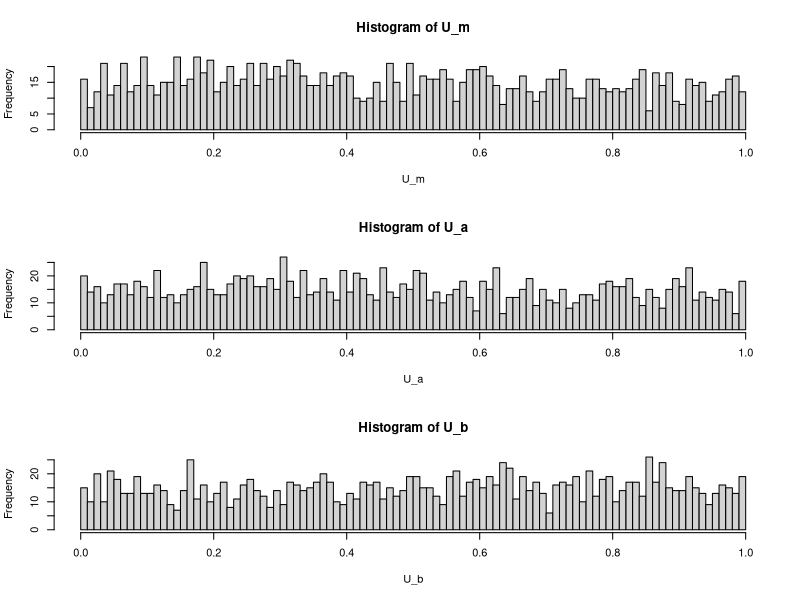
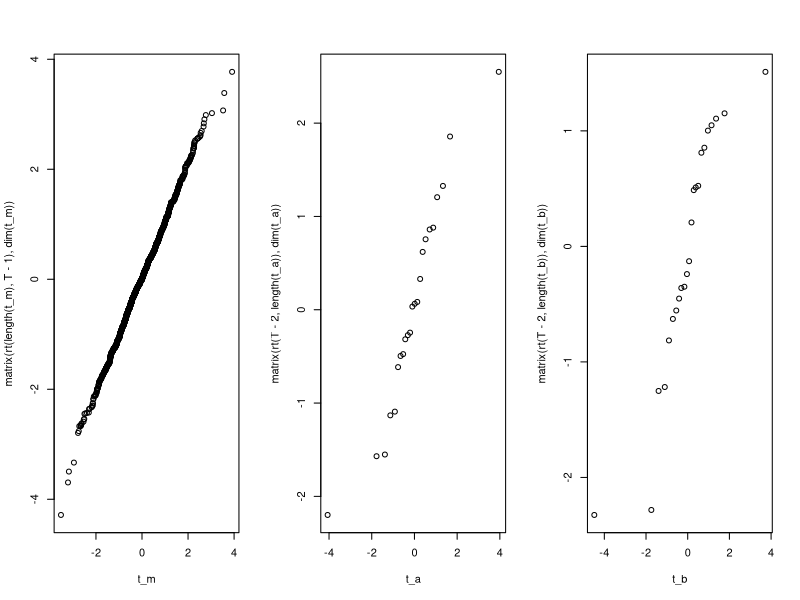

Recreate these plots in R, in order.
library( mvtnorm );

#' Simulate invariants for the regression model, as described in  A. Meucci, 
#' "Risk and Asset Allocation", Springer, 2005, Chapter 4.
#'
#'  @param   mu_x    : [scalar] 
#'  @param   sig_x   : [scalar] std for x
#'  @param   nu_f    : [scalar] dof for x
#'  @param   sig_f   : [scalar] std for x
#'  @param   nu_w    : [scalar] dof for w
#'  @param   Sigma_w : [matrix] ( 2 x 2 )  covariance matrix 
#'  @param   nu_w    : [scalar] dof for w
#'  
#'  @return  X       : [vector] ( J x 1 ) 
#'  @return  F       : [vector] ( J x 1 ) 
#'
#' @references
#' \url{http://symmys.com/node/170}
#' See Meucci's script for "GenerateInvariants.m"
#'
#' @author Xavier Valls \email{flamejat@@gmail.com}

GenerateInvariants = function( mu_x, sig_x, nu_f, sig_f, nu_w, Sigma_w, J ) 
{
    diag_W = 0;

    for( s in 1 : nu_w ) 
    {
        Z = rmvnorm( J, rbind( 0, 0 ), Sigma_w );
        diag_W = diag_W + Z * Z;
    }

    a_w = nu_w / 2;
    b_w = 2 * diag( Sigma_w );
    a_f = nu_f / 2;
    b_f = 2 * sig_f ^ 2;
    U_x = pgamma( diag_W[ , 1 ], a_w, b_w[ 1 ] );
    X   = qlnorm( U_x, mu_x, sig_x );
    U_f = pgamma( diag_W[ , 2 ], shape = a_w, scale = b_w[ 2 ] );
    F   = qgamma( U_f, shape = a_f, scale = b_f );

    return( list( X = matrix(X), F = matrix(F) ) );
}


#' This script simulates statistics for a regression model and compare it theoretical ones, 
#' as described in A. Meucci, "Risk and Asset Allocation", Springer, 2005,  Chapter 4.
#'
#' @references
#' \url{http://symmys.com/node/170}
#' See Meucci's script for "S_TStatApprox.m"
#'

##################################################################################################################
### Inputs
T = 25;
J = 1500;
mu_x  = 0.1 * ( runif(1)  - 0.5 );
sig_x = 0.2 * runif(1);
nu_f  = ceiling( 10 * runif(1) );
sig_f = 0.2 * runif(1);
nu_w  = ceiling( 10 * runif(1) );
dd    = matrix( runif(4), 2, 2 )  - 0.5;
Sigma_w = dd %*% t(dd);

##################################################################################################################
### Compute market features in simulation
GI    = GenerateInvariants( mu_x, sig_x, nu_f, sig_f, nu_w, Sigma_w, J );

Mu    = apply( cbind(GI$X, GI$F), 2, mean );
Sigma = cov( cbind( GI$X, GI$F ) );
mu_X  = Mu[ 1 ];
mu_F  = Mu[ 2 ];
sig_X = sqrt( Sigma[ 1, 1 ] );
sig_F = sqrt( Sigma[ 2, 2 ] );
rho = Sigma[ 1, 2 ]  / sqrt( Sigma[ 1, 1 ]  * Sigma[ 2, 2 ] );

Alpha = mu_X - mu_F * rho * sig_X / sig_F;
Beta  = rho * sig_X / sig_F;
sig   = sig_X * sqrt( 1 - rho^2 );

##################################################################################################################
### Randomize time series and compute statistics as random variables
mu_X_hat   = matrix( 0, 1, J);
sig2_X_hat = matrix( 0, 1, J);
Alpha_hat  = matrix( 0, 1, J);
Beta_hat   = matrix( 0, 1, J);
sig2_a_hat = matrix( 0, 1, J);
sig2_b_hat = matrix( 0, 1, J);
sig2_U_hat = matrix( 0, 1, J);
Sigma_F    = matrix( 0, 2, 2);
for( j in 1 : J )
{
    GI = GenerateInvariants( mu_x, sig_x, nu_f, sig_f, nu_w, Sigma_w, T );
    
    # t-stat for mean
    mu_X_hat[ j ]    = mean( GI$X );
    sig2_X_hat[ j ]  = (dim(GI$X)[1]-1)/dim(GI$X)[1]* var( GI$X);

    # t-stat for regression
    Sigma_XF = cbind( mean( GI$X ),  mean( GI$X * GI$F ) );
    Sigma_F[ 1, 1 ]  = 1;
    Sigma_F[ 1, 2 ]  = mean( GI$F );
    Sigma_F[ 2, 1 ]  = Sigma_F[ 1, 2 ];
    Sigma_F[ 2, 2 ]  = mean( GI$F * GI$F );
    inv_Sigma_F      = solve(Sigma_F);
    sig2_a_hat[ j ]  = inv_Sigma_F[ 1, 1 ];
    sig2_b_hat[ j ]  = inv_Sigma_F[ 2, 2 ];

    AB_hat           = Sigma_XF %*% inv_Sigma_F;
    Alpha_hat[ j ]   = AB_hat[ 1 ];
    Beta_hat[ j ]    = AB_hat[ 2 ];        
    
    X_ = Alpha_hat[ j ] + Beta_hat[ j ] * GI$F;
    U  = GI$X - X_;
    sig2_U_hat[ j ]  = (dim(U)[1]-1)/dim(U)[1] * var( U ); #MOMENT
}

t_m = ( mu_X_hat - mu_X ) / sqrt( sig2_X_hat / ( T - 1 ) );
t_a = ( Alpha_hat - Alpha ) / sqrt( sig2_a_hat * sig2_U_hat / ( T - 2 ) );
t_b = ( Beta_hat - Beta ) / sqrt( sig2_b_hat * sig2_U_hat / ( T - 2 ) );

##################################################################################################################
### Display results
# should be uniform
dev.new();
par( mfrow = c( 3, 1) );

NumBins = round( 10 * log( J ) );

U_m     = pt( t_m, T-1 );
hist( U_m, NumBins );

U_a= pt( t_a, T-2 );
hist( U_a, NumBins );

U_b = pt( t_b, T-2 );
hist( U_b, NumBins );

# qqplots for comparison
dev.new();
par( mfrow = c( 1, 3 ) )
qqplot( t_m, matrix( rt( length( t_m ), T-1 ), dim( t_m ) ) );
qqplot( t_a, matrix( rt( T-2, length( t_a ) ), dim( t_a ) ) );
qqplot( t_b, matrix( rt( T-2, length( t_b ) ), dim( t_b ) ) );

